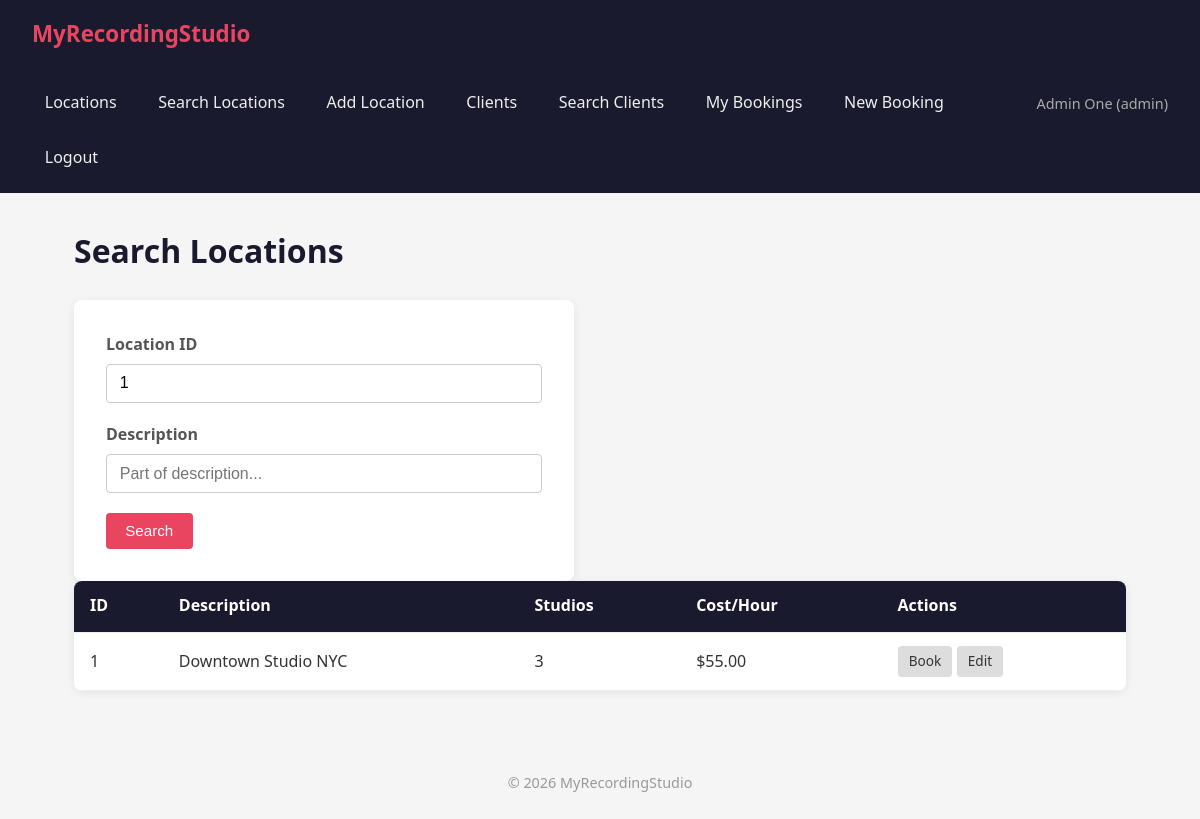
Page /pages/locations/search.php?id=1 (signed in) on the committed database.
### tables this page shows
CREATE TABLE IF NOT EXISTS locations (
    id INT AUTO_INCREMENT PRIMARY KEY,
    description VARCHAR(255) NOT NULL,
    num_studios INT NOT NULL,
    cost_per_hour DECIMAL(10, 2) NOT NULL,
    created_at TIMESTAMP DEFAULT CURRENT_TIMESTAMP
);

### classes/Location.php (called while the page is built, shortened)
<?php
class Location
{
    private $db;
    public function __construct($conn)
    {
        $this->db = $conn;
    }
    public function search(string $id, string $description): array
    {
        $conditions = [];
        $params = [];
        $types = '';
        if ($id !== '') {
            $conditions[] = "id = ?";
            $params[] = (int) $id;
            $types .= 'i';
        }
        $sql = "SELECT * FROM locations WHERE " . implode(' AND ', $conditions) . " ORDER BY description";
        $stmt = $this->db->prepare($sql);
        $stmt->bind_param($types, ...$params);
        $stmt->execute();
        return $stmt->get_result()->fetch_all(MYSQLI_ASSOC);
    }
}

### includes/auth.php (called while the page is built, shortened)
<?php
function isAdmin(): bool
{
    return isset($_SESSION['user_type']) && $_SESSION['user_type'] === 'admin';
}

### pages/locations/search.php (the view, shortened to what this page needs)
<?php
require_once __DIR__ . '/../../includes/auth.php';
require_once __DIR__ . '/../../config/database.php';
require_once __DIR__ . '/../../classes/Location.php';
$locations = [];
$searchId = trim($_GET['id'] ?? '');
$searchDescription = trim($_GET['description'] ?? '');
$searched = ($searchId !== '' || $searchDescription !== '');
if ($searched) {
    $locationObj = new Location($conn);
    $locations = $locationObj->search($searchId, $searchDescription);
}
require_once __DIR__ . '/../../includes/header.php';
?>
<h1>Search Locations</h1>
<form method="GET" class="form">
    <div class="form-group">
        <label for="id">Location ID</label>
        <input type="text" id="id" name="id" placeholder="Exact ID..."
               value="<?= htmlspecialchars($searchId) ?>">
    </div>
    <div class="form-group">
        <label for="description">Description</label>
        <input type="text" id="description" name="description" placeholder="Part of description..."
               value="<?= htmlspecialchars($searchDescription) ?>">
    </div>
    <button type="submit" class="btn btn-primary">Search</button>
</form>
<?php if ($searched): ?>
    <?php if (empty($locations)): ?>
        <p>No locations found.</p>
    <?php else: ?>
        <table class="table">
            <thead>
                <tr>
                    <th>ID</th>
                    <th>Description</th>
                    <th>Studios</th>
                    <th>Cost/Hour</th>
                    <th>Actions</th>
                </tr>
            </thead>
            <tbody>
                <?php foreach ($locations as $loc): ?>
                    <tr>
                        <td><?= $loc['id'] ?></td>
                        <td><?= htmlspecialchars($loc['description']) ?></td>
                        <td><?= $loc['num_studios'] ?></td>
                        <td>$<?= $loc['cost_per_hour'] ?></td>
                        <td>
                            <a href="/pages/bookings/create.php?location_id=<?= $loc['id'] ?>" class="btn btn-small">Book</a>
                            <?php if (isAdmin()): ?>
                                <a href="/pages/locations/edit.php?id=<?= $loc['id'] ?>" class="btn btn-small">Edit</a>
                            <?php endif; ?>
                        </td>
                    </tr>
                <?php endforeach; ?>
            </tbody>
        </table>
    <?php endif; ?>
<?php endif; ?>
<?php require_once __DIR__ . '/../../includes/footer.php'; ?>

### assets/css/style.css (style rules this page uses)
* { margin: 0; padding: 0; box-sizing: border-box; }
body { font-family: 'Segoe UI', Tahoma, Geneva, Verdana, sans-serif; background: #f5f5f5; color: #333; line-height: 1.6; }
h1 { margin-bottom: 1.5rem; color: #1a1a2e; }
.form { background: #fff; padding: 2rem; border-radius: 8px; box-shadow: 0 2px 8px rgba(0, 0, 0, 0.08); max-width: 500px; }
.form-group { margin-bottom: 1.2rem; }
.form-group label { display: block; margin-bottom: 0.4rem; font-weight: 600; color: #555; }
.form-group input, .form-group select, .form-group textarea { width: 100%; padding: 0.6rem 0.8rem; border: 1px solid #ccc; border-radius: 4px; font-size: 1rem; }
.btn { display: inline-block; padding: 0.6rem 1.2rem; border: none; border-radius: 4px; cursor: pointer; text-decoration: none; font-size: 0.95rem; background: #ddd; color: #333; transition: background 0.2s; }
.btn-primary { background: #e94560; color: #fff; }
.btn-small { padding: 0.3rem 0.7rem; font-size: 0.85rem; }
.table { width: 100%; border-collapse: collapse; background: #fff; border-radius: 8px; overflow: hidden; box-shadow: 0 2px 8px rgba(0, 0, 0, 0.08); }
.table th, .table td { padding: 0.8rem 1rem; text-align: left; border-bottom: 1px solid #eee; }
.table th { background: #1a1a2e; color: #fff; font-weight: 600; }

### rows in the picture
locations: id "1", description "Downtown Studio NYC", num_studios "3", cost_per_hour "55.00"

### other values in the picture
$_SESSION['user_name'] "Admin One"
$_SESSION['user_type'] "admin"
